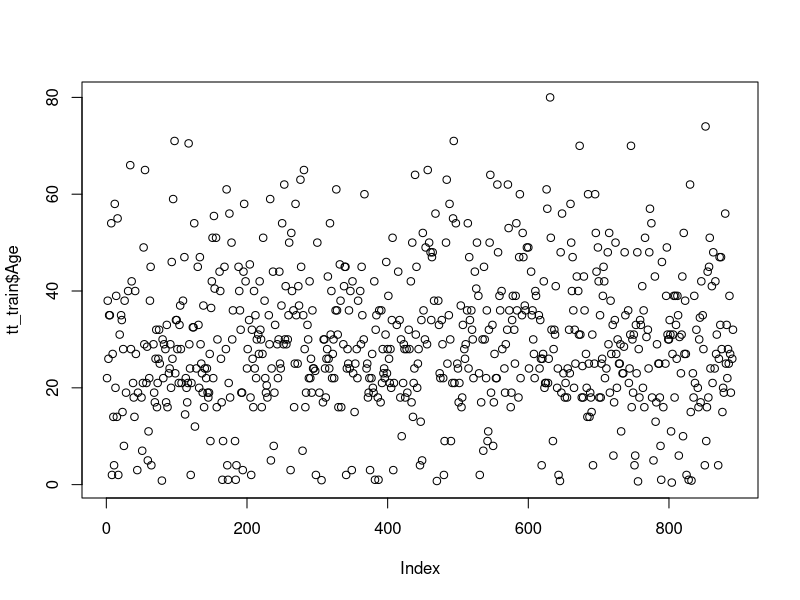

Source code (R): (Note: this script raises an error after producing the figure.)
## ---- chunk 1
tt_train = read.csv('../input/treated_train.csv', header=T)

summary(tt_train)
## ---- chunk 2
tt_train = tt_train[, -1]
summary(tt_train)
## ---- chunk 3
cl_train = subset(tt_train, select=-c(PassengerId, Name, Ticket, Cabin))
summary(cl_train)
## ---- chunk 4
cl_train = na.omit(cl_train)
lm.fit = lm(Age ~ ., data=cl_train)

summary(lm.fit)
## ---- chunk 5
lm.fit = lm(Age ~ Survived + Pclass + Title + SibSp + Embarked, data=cl_train)

summary(lm.fit)
## ---- chunk 6
tt_train[which(tt_train$Title == 'Master' & is.na(tt_train$Age)), ]
## ---- chunk 7
det_imputed = predict(lm.fit, tt_train[which(is.na(tt_train$Age)), ])
random_imputed = rnorm(length(det_imputed), det_imputed, abs(residuals(lm.fit)))

# We need to round the random regression imputations and floor them at appropriate values


plot(tt_train$Age)
points(imputed, col='red')
points(random_imputed, col='green')


## ---- chunk 8
hist(tt_train$Age)
hist(imputed)
hist(random_imputed)
